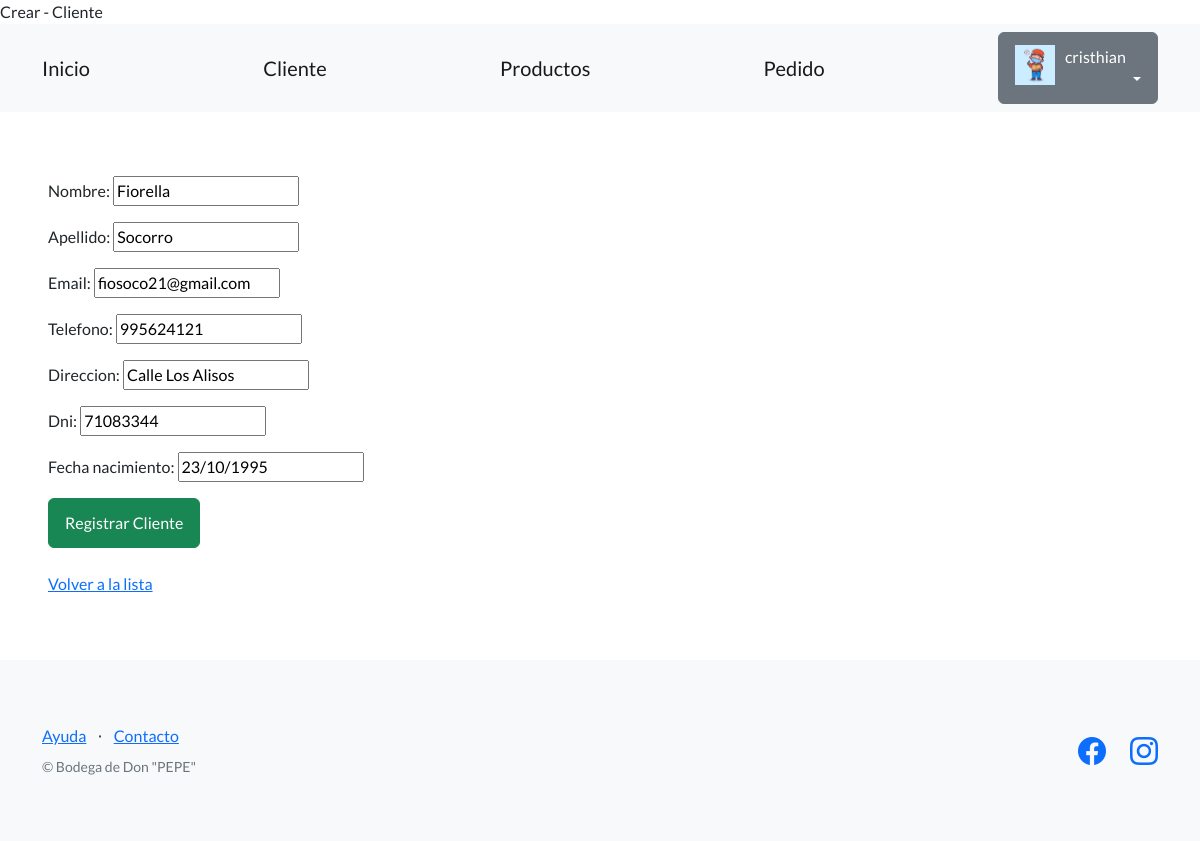
The page /productos-ventas/editar-cliente/6/ (signed in) on the database its author committed.
### perfiles/models.py (models this page shows, shortened)
class Avatar(models.Model):
    user = models.OneToOneField(User, on_delete=models.CASCADE, null=True)
    imagen = models.ImageField(upload_to='avatares', null=True, blank=True)

### productos_ventas/models.py (models this page shows, shortened)
class Cliente(models.Model):
    nombre = models.CharField(max_length=256)
    apellido = models.CharField(max_length=256)
    email = models.EmailField(blank=True)
    telefono = models.CharField(max_length=20, blank=True)
    direccion = models.CharField(max_length=256)
    dni = models.CharField(max_length=32)
    fecha_nacimiento = models.DateField(null=True)
    creador = models.ForeignKey(User, on_delete=models.SET_NULL, null=True)

### productos_ventas/views.py (the view)
# urls.py: path("editar-cliente/<int:id>/", editar_cliente, name="editar_cliente"),
@login_required
def editar_cliente(request, id):
    cliente = Cliente.objects.get(id=id)
    if request.method == "POST":
        formulario = ClienteFormulario(request.POST)
        if formulario.is_valid():
            data = formulario.cleaned_data
            cliente.nombre = data["nombre"]
            cliente.apellido = data["apellido"]
            cliente.email = data["email"]
            cliente.telefono = data["telefono"]
            cliente.direccion = data["direccion"]
            cliente.dni = data["dni"]
            cliente.fecha_nacimiento = data["fecha_nacimiento"]
            cliente.save()
            url_exitosa = reverse('lista_cliente')
            return redirect(url_exitosa)
    else:  # GET
        inicial = {
            'nombre': cliente.nombre,
            'apellido': cliente.apellido,
            'email':cliente.email,
            'telefono':cliente.telefono,
            'direccion':cliente.direccion,
            'dni':cliente.dni,
            'fecha_nacimiento':cliente.fecha_nacimiento,
        }
        formulario = ClienteFormulario(initial=inicial)
    return render(
        request=request,
        template_name='productos_ventas/formulario_cliente.html',
        context={'formulario': formulario},
    )

### productos_ventas/forms.py
class ClienteFormulario(forms.Form):
    nombre = forms.CharField(required=True,max_length=256)
    apellido = forms.CharField(required=True,max_length=256)
    email = forms.EmailField(required=True)
    telefono = forms.CharField(required=True,max_length=20)
    direccion = forms.CharField(required=True,max_length=256)
    dni = forms.CharField(required=True,max_length=32)
    fecha_nacimiento = forms.DateField(required=True)

### productos_ventas/templates/productos_ventas/formulario_cliente.html (shortened to what this page needs)
{% extends "base.html" %}
{% block contenido %}
<form method="post">
  {{ formulario.as_p }}
  <input class="btn btn-success" type="submit" value="Registrar Cliente" />
</form>
<br>
<a href="{% url 'lista_cliente' %}">Volver a la lista</a>
{% endblock contenido %}

### templates_base/base.html (shortened to what this page needs)
{% load static %}
<!DOCTYPE html>
<html lang="en">
    <head>
        <link href="https://cdn.jsdelivr.net/npm/bootstrap-icons@1.5.0/font/bootstrap-icons.css" rel="stylesheet" type="text/css" />
        <link href="{% static 'css/styles.css' %}" rel="stylesheet" />
    </head>
    <body>
        <nav class="navbar navbar-light bg-light static-top">
            <div class="container">
                <a class="navbar-brand" href="{% url 'inicio' %}">Inicio</a>
                <a class="navbar-brand" href="{% url 'lista_cliente' %}">Cliente</a>
                <a class="navbar-brand" href="{% url 'lista_producto' %}">Productos</a>
                <a class="navbar-brand" href="{% url 'lista_pedido' %}">Pedido</a>
                {% if user.is_authenticated %}
                <div class="dropdown">
                    <button class="btn btn-secondary dropdown-toggle" type="button" id="dropdownMenuButton1" data-bs-toggle="dropdown" aria-expanded="false">
                        <div style="display: inline-flex;">
                            <img src="{{user.avatar.imagen.url}}" style="max-width:40px;margin-right: 10px;">
                            <span>{{ user.username }}</span>
                        </div>
                    </button>
                </div>
                {% else %}
                <a class="btn btn-primary" href="{% url 'login' %}">Inicio sesión</a>
                <a class="btn btn-success" href="{% url 'registro' %}">Registro</a>
                {% endif %}
            </div>
        </nav>
        <section style="padding:4rem 3rem;">
            {% block contenido %}
            {% endblock contenido %}
        </section>
        <footer class="footer bg-light">
            <div class="container">
                <div class="row">
                    <div class="col-lg-6 h-100 text-center text-lg-start my-auto">
                        <ul class="list-inline mb-2">
                            <li class="list-inline-item"><a href="#!">Ayuda</a></li>
                            <li class="list-inline-item">⋅</li>
                            <li class="list-inline-item"><a href="#!">Contacto</a></li>
                        </ul>
                        <p class="text-muted small mb-4 mb-lg-0">&copy; Bodega de Don "PEPE"</p>
                    </div>
                    <div class="col-lg-6 h-100 text-center text-lg-end my-auto">
                        <ul class="list-inline mb-0">
                            <li class="list-inline-item me-4">
                                <a href="https://www.facebook.com/plazaVeaOficial?locale=es_LA/"><i class="bi-facebook fs-3"></i></a>
                            <li class="list-inline-item">
                                <a href="https://www.instagram.com/plazavea.oficial/?hl=es-la/"><i class="bi-instagram fs-3"></i></a>
                            </li>
                        </ul>
                    </div>
                </div>
            </div>
        </footer>
    </body>
</html>

### rows shown on the page
Cliente: nombre "Fiorella", apellido "Socorro", email "fiosoco21@gmail.com", telefono "995624121", direccion "Calle Los Alisos", dni "71083344", fecha_nacimiento "23/10/1995"

### other values the page prints
{{ user.username }} "cristhian"
